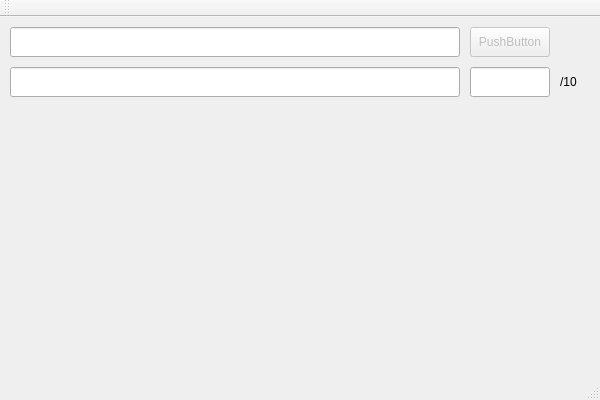
<?xml version="1.0" encoding="UTF-8"?>
<ui version="4.0">
 <class>pre_lzw_mpClass</class>
 <widget class="QMainWindow" name="pre_lzw_mpClass">
  <property name="geometry">
   <rect>
    <x>0</x>
    <y>0</y>
    <width>600</width>
    <height>400</height>
   </rect>
  </property>
  <property name="windowTitle">
   <string>pre_lzw_mp</string>
  </property>
  <widget class="QWidget" name="centralWidget">
   <widget class="QLineEdit" name="lineEdit">
    <property name="geometry">
     <rect>
      <x>10</x>
      <y>10</y>
      <width>450</width>
      <height>30</height>
     </rect>
    </property>
   </widget>
   <widget class="QLineEdit" name="lineEdit_2">
    <property name="geometry">
     <rect>
      <x>10</x>
      <y>50</y>
      <width>450</width>
      <height>30</height>
     </rect>
    </property>
   </widget>
   <widget class="QPushButton" name="pushButton">
    <property name="enabled">
     <bool>false</bool>
    </property>
    <property name="geometry">
     <rect>
      <x>470</x>
      <y>10</y>
      <width>80</width>
      <height>30</height>
     </rect>
    </property>
    <property name="text">
     <string>PushButton</string>
    </property>
   </widget>
   <widget class="QLabel" name="label">
    <property name="geometry">
     <rect>
      <x>560</x>
      <y>50</y>
      <width>30</width>
      <height>30</height>
     </rect>
    </property>
    <property name="text">
     <string>/10</string>
    </property>
   </widget>
   <widget class="QLineEdit" name="lineEdit_3">
    <property name="geometry">
     <rect>
      <x>470</x>
      <y>50</y>
      <width>80</width>
      <height>30</height>
     </rect>
    </property>
   </widget>
   <widget class="QLabel" name="label_2">
    <property name="geometry">
     <rect>
      <x>10</x>
      <y>100</y>
      <width>570</width>
      <height>250</height>
     </rect>
    </property>
    <property name="text">
     <string/>
    </property>
   </widget>
  </widget>
  <widget class="QMenuBar" name="menuBar">
   <property name="geometry">
    <rect>
     <x>0</x>
     <y>0</y>
     <width>600</width>
     <height>23</height>
    </rect>
   </property>
  </widget>
  <widget class="QToolBar" name="mainToolBar">
   <attribute name="toolBarArea">
    <enum>TopToolBarArea</enum>
   </attribute>
   <attribute name="toolBarBreak">
    <bool>false</bool>
   </attribute>
  </widget>
  <widget class="QStatusBar" name="statusBar"/>
 </widget>
 <layoutdefault spacing="6" margin="11"/>
 <resources>
  <include location="pre_lzw_mp.qrc"/>
 </resources>
 <connections/>
</ui>
